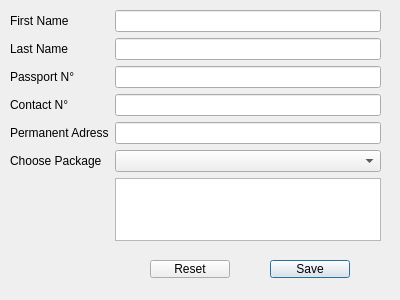
<?xml version="1.0" encoding="UTF-8"?>
<ui version="4.0">
 <class>RegisterTourist</class>
 <widget class="QDialog" name="RegisterTourist">
  <property name="geometry">
   <rect>
    <x>0</x>
    <y>0</y>
    <width>400</width>
    <height>300</height>
   </rect>
  </property>
  <property name="minimumSize">
   <size>
    <width>400</width>
    <height>300</height>
   </size>
  </property>
  <property name="maximumSize">
   <size>
    <width>400</width>
    <height>300</height>
   </size>
  </property>
  <property name="windowTitle">
   <string>Register Tourist</string>
  </property>
  <widget class="QWidget" name="formLayoutWidget">
   <property name="geometry">
    <rect>
     <x>10</x>
     <y>10</y>
     <width>371</width>
     <height>231</height>
    </rect>
   </property>
   <layout class="QFormLayout" name="formLayout">
    <item row="0" column="0">
     <widget class="QLabel" name="label">
      <property name="text">
       <string>First Name</string>
      </property>
     </widget>
    </item>
    <item row="0" column="1">
     <widget class="QLineEdit" name="txtFirstName"/>
    </item>
    <item row="1" column="0">
     <widget class="QLabel" name="label_2">
      <property name="text">
       <string>Last Name</string>
      </property>
     </widget>
    </item>
    <item row="1" column="1">
     <widget class="QLineEdit" name="txtLastName"/>
    </item>
    <item row="2" column="0">
     <widget class="QLabel" name="label_3">
      <property name="text">
       <string>Passport N°</string>
      </property>
     </widget>
    </item>
    <item row="2" column="1">
     <widget class="QLineEdit" name="txtPassport"/>
    </item>
    <item row="3" column="0">
     <widget class="QLabel" name="label_4">
      <property name="text">
       <string>Contact N°</string>
      </property>
     </widget>
    </item>
    <item row="3" column="1">
     <widget class="QLineEdit" name="txtContact"/>
    </item>
    <item row="4" column="0">
     <widget class="QLabel" name="label_5">
      <property name="text">
       <string>Permanent Adress</string>
      </property>
     </widget>
    </item>
    <item row="4" column="1">
     <widget class="QLineEdit" name="txtAdress"/>
    </item>
    <item row="5" column="0">
     <widget class="QLabel" name="label_6">
      <property name="text">
       <string>Choose Package</string>
      </property>
     </widget>
    </item>
    <item row="5" column="1">
     <widget class="QComboBox" name="cmbChoosePackage"/>
    </item>
    <item row="6" column="1">
     <widget class="QTextBrowser" name="txtPackageDescription"/>
    </item>
   </layout>
  </widget>
  <widget class="QPushButton" name="btnSave">
   <property name="geometry">
    <rect>
     <x>270</x>
     <y>260</y>
     <width>80</width>
     <height>18</height>
    </rect>
   </property>
   <property name="text">
    <string>Save</string>
   </property>
  </widget>
  <widget class="QPushButton" name="btnReset">
   <property name="geometry">
    <rect>
     <x>150</x>
     <y>260</y>
     <width>80</width>
     <height>18</height>
    </rect>
   </property>
   <property name="text">
    <string>Reset</string>
   </property>
  </widget>
 </widget>
 <resources/>
 <connections/>
</ui>
